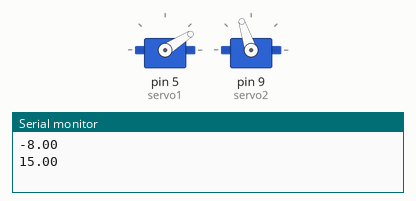
Simulated run of this sketch. Board: Arduino Uno, built with avr-gcc and run on an emulated ATmega328P. Shown: 2 × servo, the last lines printed to the serial monitor.

Above: at 0.05 s.
At 0.25 s:
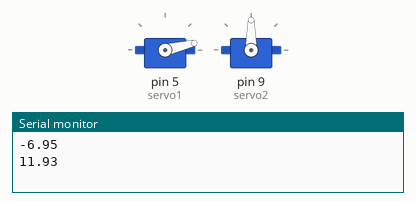
At 0.5 s:
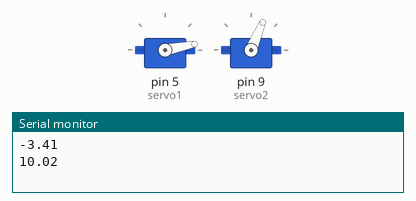
At 1.0 s:
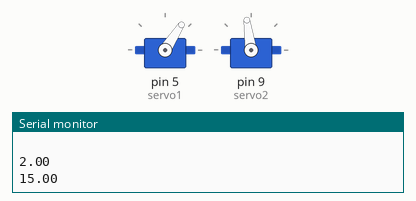
Timing chart, 0 to 4.6 s (numbered marks = the images above):
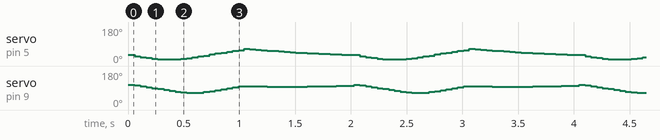

The sketch:

definedtrajectory.ino
```cpp
#include <Servo.h>
float FX = -5;   // Horizontal distance from upper servo which is on (0,0) position ie FG
float FY = 10;   // vertical distance from upper servo which is on (0,0) position ie AG
float AB = 3.2;  // Distance from first servo to second
float CB = 6.2;  // Distance from second servo to second joint
float AC = 9.4;  // Distance from 1st servo to second joint ie thigh length
float CF = 10;   // leg length

float AF, HAB, FAB, FAG, GAB, A, FCB;  // unknown variables to be calculated

Servo servo1, servo2;  // servo objects

typedef struct {
  //calculating semi circle points
  double x;
  double y;
} Point;

void setup() {
  Serial.begin(9600);
  servo1.attach(5);  // upper servo
  servo2.attach(9);  //lower servo
}
void loop() {
  double radius = 5.0;              // Radius of the semi-circle
  int num_points = 20;              // no of points
  circle(radius, num_points);       //calculating coordinates of semi circle
  backline(15, 4, -6, num_points);  //straight horizontal line
}

double coordinaate(float FX, float FY) {
  //inverse kinematics

  AF = sqrt(FX * FX + FY * FY);

  FAB = acos((AC * AC + AF * AF - CF * CF) / (2 * AC * AF)) * (180 / 3.14);

  FAG = acos((FY * FY + AF * AF - FX * FX) / (2 * FY * AF)) * (180 / 3.14);

  if (FX >= 0) {
    GAB = FAB - FAG;
  } else if (FX < 0) {
    GAB = FAB + FAG;
  }
  A = 90 - GAB;
  servo1.write(A);  // upper servo position for FX and FY coordinates

  FCB = acos((AC * AC + CF * CF - AF * AF) / (2 * AC * AF)) * (180 / 3.14);
  servo2.write(FCB);  // lower servo position for FX and FY coordinates
}

void semi_circle_trajectory(double radius, int num_points, Point *coordinates) {
  // calculating semi circle for walking
  double theta;
  for (int i = 0; i < num_points; i++) {
    theta = (double)i / (num_points - 1) * PI;       // Angle range from 0 to pi (semi-circle)
    coordinates[i].x = -(radius * cos(theta) + 3);   // X-coordinate
    coordinates[i].y = -(radius * sin(theta) - 15);  // Y-coordinate
  }
}
void circle(double radius, int num_points) {
  // Number of points along the semi-circle

  // Allocate memory for coordinates array
  Point *trajectory = malloc(num_points * sizeof(Point));
  if (trajectory == NULL) {
    Serial.print("memory allocation failed");
    return 1;
  }

  // Generate coordinates for semi-circle trajectory
  semi_circle_trajectory(radius, num_points, trajectory);

  // Print coordinates
  for (int i = 0; i < num_points; i++) {
    Serial.print(trajectory[i].x);
    Serial.println("  ");
    Serial.println(trajectory[i].y);
    Serial.println("  ");
    coordinaate(trajectory[i].x, trajectory[i].y);
    delay(50);
  }

  // Free allocated memory
  free(trajectory);

  return 0;
}

double backline(int y, float x1, float x2, int numpoints) {
  //calculating straight backward path

  float add = (x1 - x2) / numpoints;
  float a;
  for (int i = 0; i < numpoints - 1; i++) {
    a = x1 - add;
    coordinaate(a, y);
    Serial.print(a);
    Serial.println("  ");
    Serial.println(y);
    Serial.println("  ");
    x1 = x1 - add;
    delay(50);
  }
}
```
